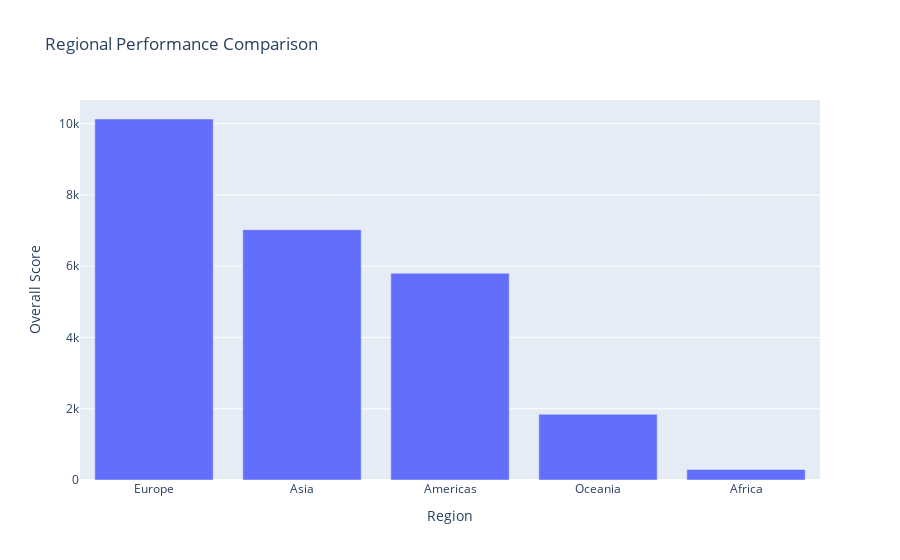

The code cell stored with this chart in its notebook:
### Code cell
figure = px.bar(result3, x='Region', y='Overall_Score', title='Regional Performance Comparison', labels={'Overall_Score': 'Overall Score'})
figure.show()

### Figure 1 — Plotly figure (JSON) as saved in the notebook; plotly's stock layout.template omitted (floating-point values rounded to 4 significant figures)
{"data": [{"alignmentgroup": "True", "hovertemplate": "Region=%{x}<br>Overall Score=%{y}<extra></extra>", "legendgroup": "", "marker": {"color": "#636efa", "pattern": {"shape": ""}}, "name": "", "offsetgroup": "", "orientation": "v", "showlegend": false, "textposition": "auto", "type": "bar", "x": ["Europe", "Asia", "Americas", "Oceania", "Africa"], "xaxis": "x", "y": [10130.0, 7026.0, 5803, 1846.0, 296.2], "yaxis": "y"}], "layout": {"barmode": "relative", "legend": {"tracegroupgap": 0}, "title": {"text": "Regional Performance Comparison"}, "xaxis": {"anchor": "y", "domain": [0, 1], "title": {"text": "Region"}}, "yaxis": {"anchor": "x", "domain": [0, 1], "title": {"text": "Overall Score"}}}}
